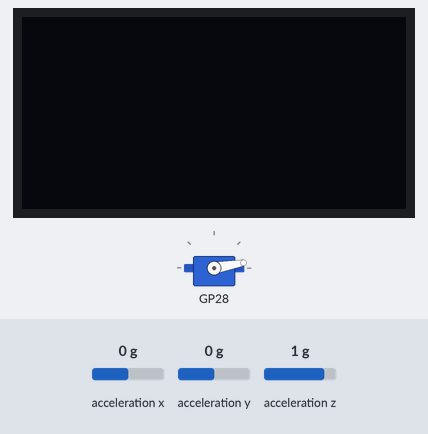
This program was run on a simulated Raspberry Pi Pico running MicroPython. Shown: 128×64 one-colour display, servo. Inputs (shaded band) come from the test bench; at power-on: acceleration x 0 g, acceleration y 0 g, acceleration z 1 g. Servo angles are drawn from the pulse width (0.5 ms = 0°, 2.5 ms = 180°); threads take turns every 2 ms; library files of the repository ran but are not shown: MPU6050.py, ssd1306.py; what the program prints to the serial console is not drawn.

Above: at 0.2 s.
Timing chart, 0 to 1.7 s (numbered marks = the images above):
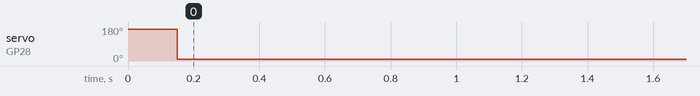

Measured:
- by itself, servo on GP28: 169° → 10° at 0.15 s

The program:

config_pos.py
```python
import core1_interface as iface
from machine import Pin,PWM
from motor import Servo
from teclado import ler_teclado
import time
from MPU6050 import MPU6050

# Inicia o core 1 para a interface
iface.iniciar_interface()
time.sleep(0.1)  # espera o core1 iniciar e entrar no loop

# Define o pino para o buzzer
buzzer = PWM(Pin(21))
# porta = Pin(28, Pin.IN)  # Botão de abrir/fechar cofre
porta = Pin(9, Pin.IN, Pin.PULL_DOWN)
button_a = Pin(5, Pin.IN, Pin.PULL_UP)
button_b = Pin(6, Pin.IN, Pin.PULL_UP)

#Inicializa o Servo motor
servo = Servo()
servo.attach(28)  # Pino do servo motor
servo.write(0) # Inicializa o servo motor em 90º (fechado)

#Inicializa o acelerômetro
mpu = MPU6050()

while True:
    accel = mpu.read_accel_data() # read the accelerometer [ms^-2]
    aX = accel["x"]
    aY = accel["y"]
    aZ = accel["z"]

    print("x: " + str(aX) + " y: " + str(aY) + " z: " + str(aZ))
    time.sleep(1)
        
```

core1_interface.py
```python
from interface import *
import _thread
import time

# Fila de comandos a serem processados no core 1
comandos = []

def atualizar(msg, linha=0):
    comandos.append(("atualizar", msg, linha))

def limpar():
    comandos.append(("limpar",))

def line_erase(linha):
    comandos.append(("limpar_linha", linha))

def exibe_tela_inicial():
    comandos.append(("tela_inicial",))

def interface_core():
    while True:
        if comandos:
            comando = comandos.pop(0)

            if comando[0] == "atualizar":
                atualizar_display(comando[1], comando[2])
            elif comando[0] == "limpar":
                limpar_display()
            elif comando[0] == "limpar_linha":
                limpar_linha(comando[1])
            elif comando[0] == "tela_inicial":
                tela_inicial()
        time.sleep(0.05)

def iniciar_interface():
    _thread.start_new_thread(interface_core, ())
```

motor.py
```python
### Referência: https://github.com/canalBrincandoComIdeias/Q0977/

from machine import Pin
from machine import PWM

class Servo:

    # Construtor
    def __init__(self):
        self.FREQ = 50
        self.pulse_min = 2000 # 0º ~ 0.61 ms
        self.pulse_max = 7800 # 180º ~ 2.38 ms
        self.duty = self.pulse_min + (self.pulse_max - self.pulse_min)

    # Configura o pino e inicia o PWM
    def attach(self, pino):
        self.pin = Pin(pino)
        self.pwm = PWM(self.pin)
        self.pwm.freq(self.FREQ)
        self.pwm.duty_u16(self.duty)

    # Converte o angulo em pulso
    def convert(self, angulo):
        if angulo <= 0:
            return self.pulse_min
        if angulo >= 180:
            return self.pulse_max

        pulso = self.pulse_min + int( (angulo / 180) * (self.pulse_max - self.pulse_min) )
        return pulso

    # Recebe o angulo e controla o servo
    def write(self, angulo):
        self.duty = self.convert(angulo)
        self.pwm.duty_u16(self.duty)
```

teclado.py
```python
from machine import Pin
import time

# Colunas = saídas
col_pins = [Pin(x, Pin.OUT) for x in (18, 19, 20)]

# Linhas = entradas com pull-down
row_pins = [Pin(x, Pin.IN, Pin.PULL_DOWN) for x in (14, 16, 17, 15)]

# Mapa da matriz do teclado
key_map = [
    ['1', '2', '3'],
    ['4', '5', '6'],
    ['7', '8', '9'],
    ['*', '0', '#']
]

def ler_teclado():
    for c in range(3):
        col_pins[c].high()

        for r in range(4):
            if row_pins[r].value() == 1:
                # Debounce simples
                time.sleep(0.05)
                if row_pins[r].value() == 1:
                    while row_pins[r].value() == 1:
                        time.sleep(0.01)
                    col_pins[c].low()
                    return key_map[r][c]

        col_pins[c].low()
    return None
```

interface.py
```python
from machine import SoftI2C,Pin
from ssd1306 import SSD1306_I2C
import time


# Configuração OLED
i2c = SoftI2C(scl=Pin(3), sda=Pin(2))
oled = SSD1306_I2C(128, 64, i2c)

def limpa_display():
    oled.fill(0)  # Limpar display
    oled.show()

# Tela inicial
def tela_inicial():
    oled.text("Insira a senha", 0, 0)
    oled.text("padrao:", 0, 12)
    oled.show()

def atualizar_display(texto,linha):
    oled.text(texto, 0, linha)
    oled.show()

def limpar_display():
    oled.fill(0)
    oled.show()

def limpar_linha(linha):
    oled.fill_rect(0, linha, 128, 10, 0)
    oled.show()
```
